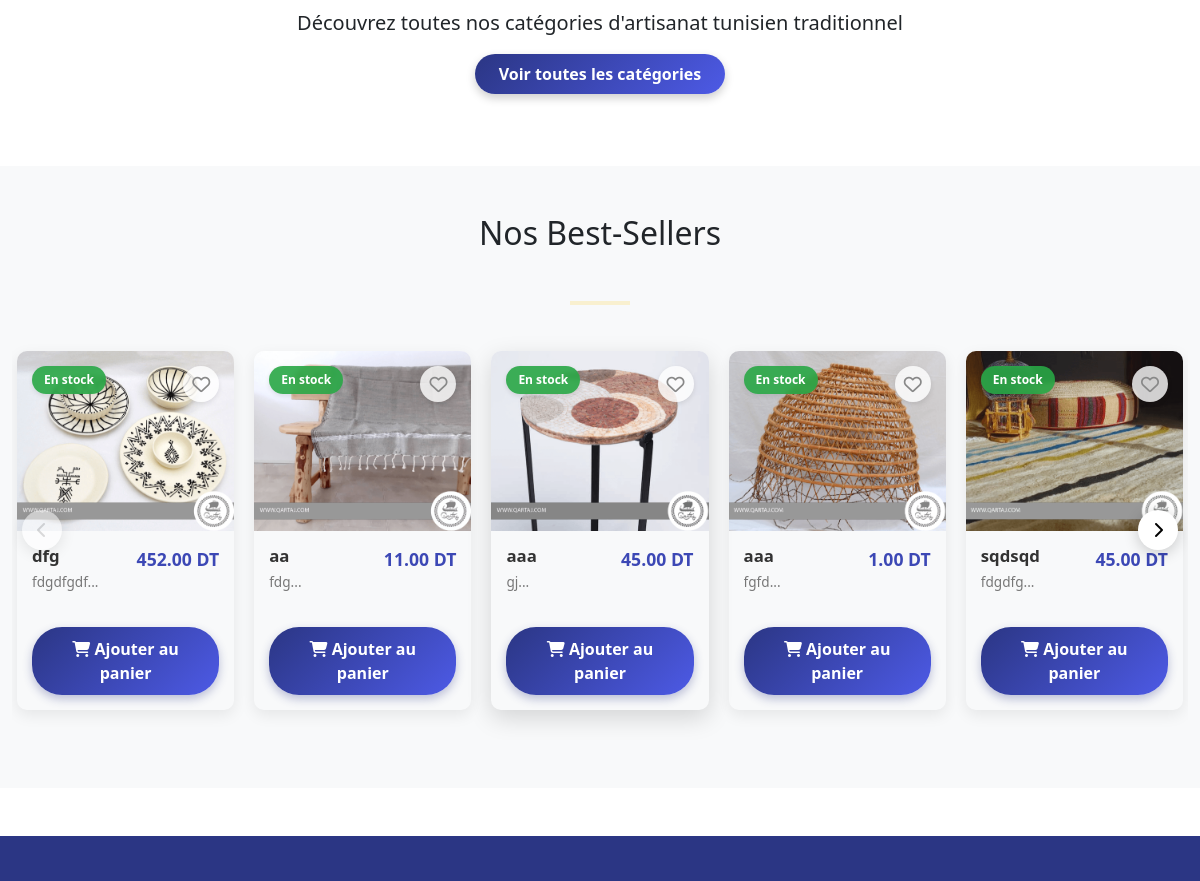
Before: /public/pages/index.php (middle part) with the older database file.
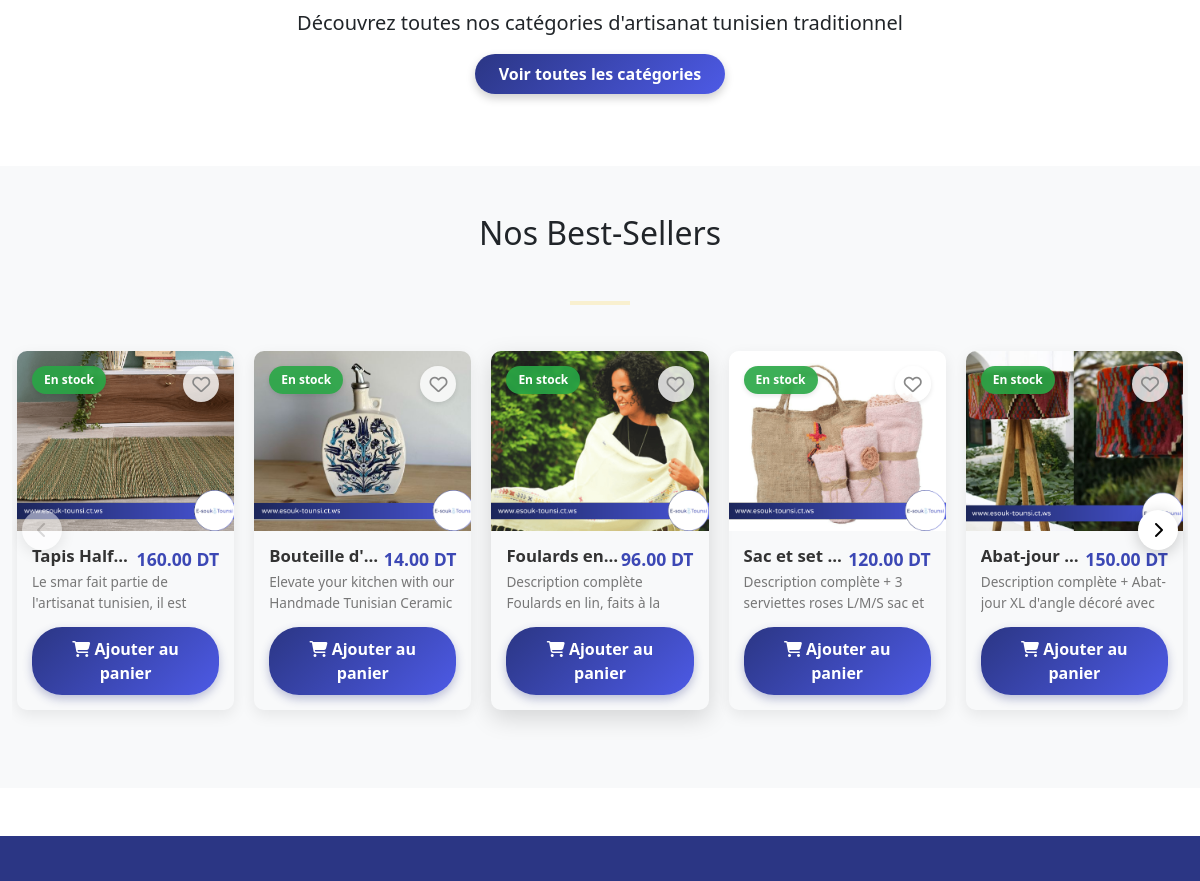
After: the same page with the newer database file.
### tables this page shows
CREATE TABLE `product` (
  `id_product` int(11) NOT NULL,
  `title` varchar(255) NOT NULL,
  `description` text DEFAULT NULL,
  `price` decimal(10,2) NOT NULL,
  `stock` int(11) DEFAULT 0,
  `image` varchar(255) DEFAULT NULL,
  `is_best_seller` tinyint(1) NOT NULL DEFAULT 0,
  `created_at` datetime DEFAULT current_timestamp(),
  `category_id` int(11) DEFAULT NULL
);

### public/pages/index.php (the view, shortened to what this page needs)
<?php
require_once __DIR__ . '/../../config/init.php';
$productsQuery = $db->query("SELECT * FROM product WHERE is_best_seller = 1 LIMIT 8");
$productsArray = $productsQuery->fetchAll(PDO::FETCH_ASSOC);
?>
<!DOCTYPE html>
<html lang="fr">
<head>
    <?php include '../templates/header.php'; ?>
    <link rel="stylesheet" href="../assets/css/index.css">
</head>
<body>
    <section class="container mb-5 py-4">
        <br>
        <div class="text-center mt-4">
            <p class="lead">Découvrez toutes nos catégories d'artisanat tunisien traditionnel</p>
            <a href="categories.php" class="btn categories-btn px-4 py-2">Voir toutes les catégories</a>
        </div>
    </section>
    <section id="products" class="container-fluid mb-5 py-5 bg-light">
        <h2 class="text-center mb-5">Nos Best-Sellers</h2>
        <hr class="mx-auto" style="width: 60px; border: 2px solid #fcd34d">
        <div class="product-carousel-container">
            <button class="carousel-arrow prev-arrow"><i class="fas fa-chevron-left"></i></button>
            <button class="carousel-arrow next-arrow"><i class="fas fa-chevron-right"></i></button>
            <div class="product-carousel">
                <?php foreach($productsArray as $product):
                    $inWishlist = in_array($product['id_product'], $_SESSION['wishlist']);
                ?>
                    <div class="product-card" data-product-id="<?= $product['id_product'] ?>">
                        <div class="wishlist-icon" data-product-id="<?= $product['id_product'] ?>">
                            <i class="<?= $inWishlist ? 'fas' : 'far' ?> fa-heart"></i>
                        </div>
                        <div class="stock-badge <?= $product['stock'] > 0 ? 'in-stock' : 'out-of-stock' ?>">
                            <?= $product['stock'] > 0 ? 'En stock' : 'Rupture de stock' ?>
                        </div>
                        <div class="product-image">
                            <a href="product-detail.php?id=<?= $product['id_product'] ?>">
                                <img src="../../root_uploads/products/<?= htmlspecialchars($product['image']) ?>"
                                    alt="<?= htmlspecialchars($product['title']) ?>">
                            </a>
                        </div>
                        <div class="product-details">
                            <div class="d-flex justify-content-between">
                                <h5><?= htmlspecialchars($product['title']) ?></h5>
                                <span class="price"><?= number_format($product['price'], 2) ?> DT</span>
                            </div>
                            <p class="product-description"><?= substr(htmlspecialchars($product['description']), 0, 80) ?>...</p>
                            <div class="product-btn-container">
                                <button class="add-to-cart-btn" data-product-id="<?= $product['id_product'] ?>">
                                    <i class="fas fa-shopping-cart"></i> Ajouter au panier
                                </button>
                            </div>
                        </div>
                    </div>
                <?php endforeach; ?>
            </div>
        </div>
    </section>
    <?php include '../templates/newsletter.php'; ?>
    <?php include '../templates/footer.php'; ?>
</body>
</html>

### public/templates/header.php (shortened to what this page needs)
<head>
    <link href="https://cdn.jsdelivr.net/npm/bootstrap@5.3.0/dist/css/bootstrap.min.css" rel="stylesheet">
    <link rel="stylesheet" href="https://cdnjs.cloudflare.com/ajax/libs/font-awesome/6.4.0/css/all.min.css">
    <link rel="stylesheet" href="../assets/css/components/navbar.css">
    <link rel="stylesheet" href="../assets/css/styles.css">
    <link rel="stylesheet" href="../assets/css/components/Topbtn.css">
    <link rel="stylesheet" href="../assets/css/components/newsletter.css">
    <link rel="stylesheet" href="../assets/css/components/footer.css">
</head>

### public/templates/newsletter.php (shortened to what this page needs)
<section class="newsletter-section py-5">
</section>

### public/templates/footer.php (shortened to what this page needs)
</body>
</html>

### public/assets/css/styles.css (style rules this page uses)
:root { --color-white: #fcfcfc; --color-dark: #1a2454; --color-medium: #2b3684; --color-primary: #3c48b5; --color-accent: #4d5ae6; --color-shadow: rgba(26, 36, 84, 0.1); }

### public/assets/css/components/newsletter.css (style rules this page uses)
.newsletter-section { position: relative; overflow: hidden; background-color: var(--color-medium); }

### public/assets/css/index.css (style rules this page uses)
.categories-btn { align-self: flex-start; background: linear-gradient( 135deg, var(--color-medium) 0%, var(--color-accent) 100% ); color: white; border: none; padding: 0.6rem 1.5rem; border-radius: 30px; font-weight: 600; text-decoration: none; transition: all 0.3s ease 0.2s; box-shadow: 0 4px 10px rgba(0, 0, 0, 0.2); }
.product-carousel-container { position: relative; width: 100%; overflow: hidden; padding: 20px 0; }
.product-carousel { display: flex; gap: 20px; transition: transform 0.5s ease; will-change: transform; padding: 10px 5px; }
.product-card { flex: 0 0 auto; width: calc((100% / 5) - 16px); max-width: 320px; margin: 0; transform-origin: center center; transition: transform 0.3s ease, opacity 0.3s ease; }
.carousel-arrow { position: absolute; top: 50%; transform: translateY(-50%); width: 40px; height: 40px; border-radius: 50%; background-color: white; border: none; box-shadow: 0 3px 15px rgba(0, 0, 0, 0.2); z-index: 10; cursor: pointer; display: flex; align-items: center; justify-content: center; transition: all 0.3s ease; opacity: 0.9; }
.prev-arrow { left: 10px; }
.next-arrow { right: 10px; }
.product-carousel .product-card:nth-child(3) { box-shadow: 0 8px 25px rgba(0, 0, 0, 0.15); }
.product-card { border: none; border-radius: 10px; box-shadow: 0 5px 15px rgba(0, 0, 0, 0.08); overflow: hidden; transition: all 0.3s ease; height: 100%; position: relative; max-width: 320px; margin: 0 auto; }
.product-image { height: 180px; overflow: hidden; }
.product-image img { width: 100%; height: 100%; object-fit: cover; transition: transform 0.5s ease; }
.product-details { padding: 15px; }
.product-details h5 { font-size: 1.05rem; font-weight: 600; color: #333; margin-bottom: 0; white-space: nowrap; overflow: hidden; text-overflow: ellipsis; }
.price { color: var(--color-primary); font-size: 1.1rem; font-weight: 700; white-space: nowrap; }
.product-description { color: #777; margin-bottom: 15px; height: 40px; overflow: hidden; font-size: 0.85rem; }
.wishlist-icon { position: absolute; top: 15px; right: 15px; background-color: rgba(255, 255, 255, 0.8); border: none; border-radius: 50%; width: 36px; height: 36px; display: flex; align-items: center; justify-content: center; cursor: pointer; z-index: 10; transition: all 0.3s ease; box-shadow: 0 2px 5px rgba(0, 0, 0, 0.1); }
.wishlist-icon i { font-size: 18px; color: #888; transition: all 0.2s ease; }
.stock-badge { position: absolute; top: 15px; left: 15px; padding: 5px 12px; border-radius: 20px; font-size: 0.75rem; font-weight: 600; box-shadow: 0 2px 5px rgba(0, 0, 0, 0.1); z-index: 2; }
.stock-badge.in-stock { background-color: rgba(40, 167, 69, 0.9); color: white; backdrop-filter: blur(2px); }
.add-to-cart-btn { width: 100%; background: linear-gradient( 135deg, var(--color-medium) 0%, var(--color-accent) 100% ); border: none; border-radius: 30px; padding: 10px 15px; font-weight: 600; transition: all 0.3s ease; color: white; box-shadow: 0 4px 10px rgba(43, 54, 132, 0.3); }

Changed rows visible on the page:
removed product: stock "En stock", image (picture), title "dfg", price "452.00", description "fdgdfgdf"
removed product: stock "En stock", image (picture), title "aa", price "11.00", description "fdg"
removed product: stock "En stock", image (picture), title "aaa", price "45.00", description "gj"
removed product: stock "En stock", image (picture), title "aaa", price "1.00", description "fgfd"
removed product: stock "En stock", image (picture), title "sqdsqd", price "45.00", description "fdgdfg"
added product: stock "En stock", image (picture), title "Tapis Half…", price "160.00", description "Le smar fait partie de l'artisanat tunisien, il est…"
added product: stock "En stock", image (picture), title "Bouteille d'…", price "14.00", description "Elevate your kitchen with our Handmade Tunisian Ceramic…"
added product: stock "En stock", image (picture), title "Foulards en…", price "96.00", description "Description complète Foulards en lin, faits à la…"
added product: stock "En stock", image (picture), title "Sac et set…", price "120.00", description "Description complète + 3 serviettes roses L/M/S sac et…"
added product: stock "En stock", image (picture), title "Abat-jour…", price "150.00", description "Description complète + Abat-jour XL d'angle décoré avec…"
